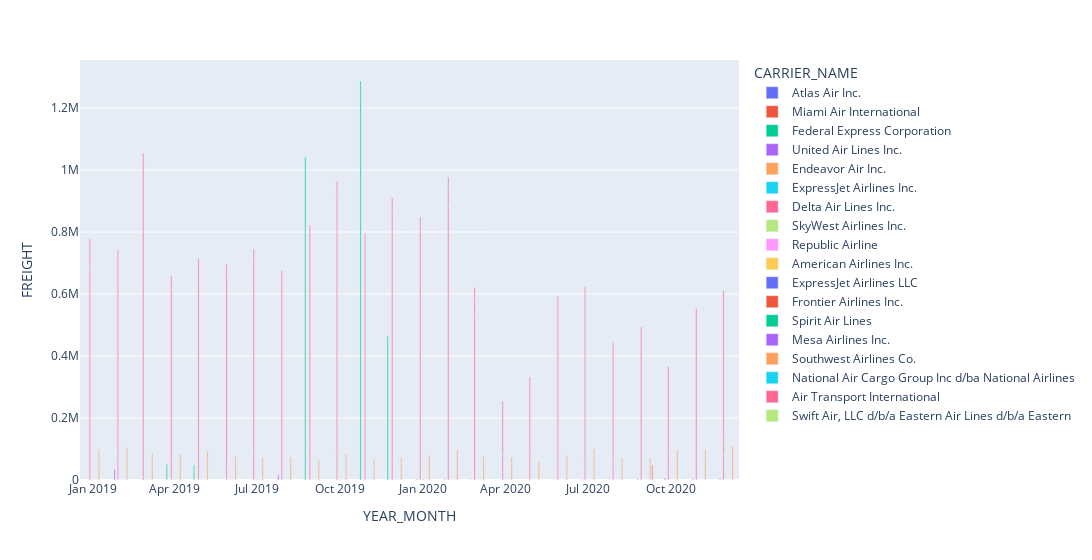

The code cell stored with this chart in its notebook:
### Code cell
import plotly.express as px
fig = px.bar(combine_Data, x="YEAR_MONTH", y="FREIGHT",
             color='CARRIER_NAME', barmode='group', width= 1100)
fig.show()

### Figure 1 — Plotly figure (JSON) as saved in the notebook; plotly's stock layout.template omitted (floating-point values rounded to 4 significant figures)
{"data": [{"alignmentgroup": "True", "hovertemplate": "CARRIER_NAME=Atlas Air Inc.<br>YEAR_MONTH=%{x}<br>FREIGHT=%{y}<extra></extra>", "legendgroup": "Atlas Air Inc.", "marker": {"color": "#636efa"}, "name": "Atlas Air Inc.", "offsetgroup": "Atlas Air Inc.", "orientation": "v", "showlegend": true, "textposition": "auto", "type": "bar", "x": ["2019-11-01T00:00:00"], "xaxis": "x", "y": [0], "yaxis": "y"}, {"alignmentgroup": "True", "hovertemplate": "CARRIER_NAME=Miami Air International<br>YEAR_MONTH=%{x}<br>FREIGHT=%{y}<extra></extra>", "legendgroup": "Miami Air International", "marker": {"color": "#EF553B"}, "name": "Miami Air International", "offsetgroup": "Miami Air International", "orientation": "v", "showlegend": true, "textposition": "auto", "type": "bar", "x": ["2019-12-01T00:00:00", "2019-11-01T00:00:00"], "xaxis": "x", "y": [0, 0], "yaxis": "y"}, {"alignmentgroup": "True", "hovertemplate": "CARRIER_NAME=Federal Express Corporation<br>YEAR_MONTH=%{x}<br>FREIGHT=%{y}<extra></extra>", "legendgroup": "Federal Express Corporation", "marker": {"color": "#00cc96"}, "name": "Federal Express Corporation", "offsetgroup": "Federal Express Corporation", "orientation": "v", "showlegend": true, "textposition": "auto", "type": "bar", "x": ["2019-04-01T00:00:00", "2019-11-01T00:00:00", "2019-12-01T00:00:00", "2019-09-01T00:00:00", "2019-05-01T00:00:00"], "xaxis": "x", "y": [49782, 1287407, 463720, 1041367, 48785], "yaxis": "y"}, {"alignmentgroup": "True", "hovertemplate": "CARRIER_NAME=United Air Lines Inc.<br>YEAR_MONTH=%{x}<br>FREIGHT=%{y}<extra></extra>", "legendgroup": "United Air Lines Inc.", "marker": {"color": "#ab63fa"}, "name": "United Air Lines Inc.", "offsetgroup": "United Air Lines Inc.", "orientation": "v", "showlegend": true, "textposition": "auto", "type": "bar", "x": ["2019-07-01T00:00:00", "2019-01-01T00:00:00", "2019-09-01T00:00:00", "2019-03-01T00:00:00", "2019-10-01T00:00:00", "2019-11-01T00:00:00", "2019-08-01T00:00:00", "2019-06-01T00:00:00", "2019-01-01T00:00:00", "2019-10-01T00:00:00", "2019-02-01T00:00:00", "2019-02-01T00:00:00", "2019-02-01T00:00:00", "2019-11-01T00:00:00", "2019-12-01T00:00:00", "2020-01-01T00:00:00", "2020-06-01T00:00:00", "2020-03-01T00:00:00", "2020-07-01T00:00:00", "2020-08-01T00:00:00", "2020-01-01T00:00:00", "2020-02-01T00:00:00", "2020-09-01T00:00:00", "2020-11-01T00:00:00", "2020-12-01T00:00:00", "2020-10-01T00:00:00"], "xaxis": "x", "y": [0, 0, 0, 0, 0, 0, 16823, 0, 0, 2, 34840, 85, 608, 1980, 1644, 0, 398, 976, 1215, 1563, 2095, 2162, 3593, 3843, 3834, 5414], "yaxis": "y"}, {"alignmentgroup": "True", "hovertemplate": "CARRIER_NAME=Endeavor Air Inc.<br>YEAR_MONTH=%{x}<br>FREIGHT=%{y}<extra></extra>", "legendgroup": "Endeavor Air Inc.", "marker": {"color": "#FFA15A"}, "name": "Endeavor Air Inc.", "offsetgroup": "Endeavor Air Inc.", "orientation": "v", "showlegend": true, "textposition": "auto", "type": "bar", "x": ["2019-06-01T00:00:00", "2020-11-01T00:00:00", "2020-12-01T00:00:00"], "xaxis": "x", "y": [0, 0, 0], "yaxis": "y"}, {"alignmentgroup": "True", "hovertemplate": "CARRIER_NAME=ExpressJet Airlines Inc.<br>YEAR_MONTH=%{x}<br>FREIGHT=%{y}<extra></extra>", "legendgroup": "ExpressJet Airlines Inc.", "marker": {"color": "#19d3f3"}, "name": "ExpressJet Airlines Inc.", "offsetgroup": "ExpressJet Airlines Inc.", "orientation": "v", "showlegend": true, "textposition": "auto", "type": "bar", "x": ["2019-02-01T00:00:00", "2019-01-01T00:00:00"], "xaxis": "x", "y": [0, 0], "yaxis": "y"}, {"alignmentgroup": "True", "hovertemplate": "CARRIER_NAME=Delta Air Lines Inc.<br>YEAR_MONTH=%{x}<br>FREIGHT=%{y}<extra></extra>", "legendgroup": "Delta Air Lines Inc.", "marker": {"color": "#FF6692"}, "name": "Delta Air Lines Inc.", "offsetgroup": "Delta Air Lines Inc.", "orientation": "v", "showlegend": true, "textposition": "auto", "type": "bar", "x": ["2019-01-01T00:00:00", "2019-02-01T00:00:00", "2019-02-01T00:00:00", "2019-10-01T00:00:00", "2019-02-01T00:00:00", "2019-01-01T00:00:00", "2019-09-01T00:00:00", "2019-03-01T00:00:00", "2019-11-01T00:00:00", "2019-04-01T00:00:00", "2019-10-01T00:00:00", "2019-12-01T00:00:00", "2019-08-01T00:00:00", "2019-07-01T00:00:00", "2019-05-01T00:00:00", "2019-06-01T00:00:00", "2019-02-01T00:00:00", "2019-01-01T00:00:00", "2019-09-01T00:00:00", "2019-11-01T00:00:00", "2019-12-01T00:00:00", "2019-10-01T00:00:00", "2019-03-01T00:00:00", "2019-04-01T00:00:00", "2019-05-01T00:00:00", "2019-06-01T00:00:00", "2019-08-01T00:00:00", "2019-07-01T00:00:00", "2019-02-01T00:00:00", "2019-02-01T00:00:00", "2019-01-01T00:00:00", "2019-02-01T00:00:00", "2019-03-01T00:00:00", "2019-04-01T00:00:00", "2019-05-01T00:00:00", "2019-06-01T00:00:00", "2019-07-01T00:00:00", "2019-08-01T00:00:00", "2019-11-01T00:00:00", "2019-09-01T00:00:00", "2019-03-01T00:00:00", "2019-04-01T00:00:00", "2019-09-01T00:00:00", "2019-10-01T00:00:00", "2019-10-01T00:00:00", "2019-11-01T00:00:00", "2019-07-01T00:00:00", "2019-06-01T00:00:00", "2019-05-01T00:00:00", "2019-08-01T00:00:00", "2019-12-01T00:00:00", "2019-12-01T00:00:00", "2020-01-01T00:00:00", "2020-10-01T00:00:00", "2020-02-01T00:00:00", "2020-04-01T00:00:00", "2020-12-01T00:00:00", "2020-04-01T00:00:00", "2020-05-01T00:00:00", "2020-06-01T00:00:00", "2020-05-01T00:00:00", "2020-07-01T00:00:00", "2020-04-01T00:00:00", "2020-06-01T00:00:00", "2020-07-01T00:00:00", "2020-08-01T00:00:00", "2020-05-01T00:00:00", "2020-03-01T00:00:00", "2020-09-01T00:00:00", "2020-11-01T00:00:00", "2020-08-01T00:00:00", "2020-03-01T00:00:00", "2020-10-01T00:00:00", "2020-09-01T00:00:00", "2020-10-01T00:00:00", "2020-11-01T00:00:00", "2020-04-01T00:00:00", "2020-06-01T00:00:00", "2020-12-01T00:00:00", "2020-03-01T00:00:00", "2020-02-01T00:00:00", "2020-07-01T00:00:00", "2020-11-01T00:00:00", "2020-01-01T00:00:00", "2020-04-01T00:00:00", "2020-12-01T00:00:00", "2020-08-01T00:00:00", "2020-10-01T00:00:00", "2020-09-01T00:00:00", "2020-05-01T00:00:00", "2020-03-01T00:00:00", "2020-02-01T00:00:00", "2020-01-01T00:00:00", "2020-06-01T00:00:00", "2020-07-01T00:00:00", "2020-08-01T00:00:00", "2020-09-01T00:00:00", "2020-10-01T00:00:00", "2020-11-01T00:00:00", "2020-12-01T00:00:00", "2020-02-01T00:00:00", "2020-01-01T00:00:00", "2020-12-01T00:00:00"], "xaxis": "x", "y": [678805, 0, 0, 0, 8700, 7367, 15, 8615, 0, 5444, 0, 0, 0, 0, 4275, 4204, 43378, 49260, 67865, 62893, 55340, 79214, 65128, 62778, 65776, 46980, 60194, 89160, 40286, 0, 43905, 650155, 938014, 551182, 601162, 611265, 622826, 584309, 41497, 37752, 42292, 39069, 717062, 838368, 46481, 692838, 33517, 33371, 42699, 32638, 815399, 41135, 749453, 0, 882911, 0, 0, 24166, 0, 0, 25675, 0, 55049, 26100, 28079, 0, 75366, 537254, 46, 0, 31284, 0, 0, 38565, 46934, 62511, 8203, 43849, 80361, 47538, 0, 39525, 32837, 0, 167779, 38113, 36521, 44081, 32531, 231676, 34947, 54915, 55240, 522987, 554734, 374902, 422375, 274986, 458259, 19000, 38826, 43598, 472454], "yaxis": "y"}, {"alignmentgroup": "True", "hovertemplate": "CARRIER_NAME=SkyWest Airlines Inc.<br>YEAR_MONTH=%{x}<br>FREIGHT=%{y}<extra></extra>", "legendgroup": "SkyWest Airlines Inc.", "marker": {"color": "#B6E880"}, "name": "SkyWest Airlines Inc.", "offsetgroup": "SkyWest Airlines Inc.", "orientation": "v", "showlegend": true, "textposition": "auto", "type": "bar", "x": ["2019-01-01T00:00:00", "2019-04-01T00:00:00", "2019-08-01T00:00:00", "2019-10-01T00:00:00", "2019-12-01T00:00:00", "2019-06-01T00:00:00", "2019-05-01T00:00:00", "2019-09-01T00:00:00", "2019-11-01T00:00:00", "2020-04-01T00:00:00", "2020-01-01T00:00:00", "2020-03-01T00:00:00", "2020-02-01T00:00:00", "2020-07-01T00:00:00", "2020-08-01T00:00:00", "2020-06-01T00:00:00", "2020-09-01T00:00:00", "2020-11-01T00:00:00", "2020-10-01T00:00:00", "2020-12-01T00:00:00"], "xaxis": "x", "y": [0, 0, 0, 0, 0, 0, 0, 0, 0, 0, 0, 0, 0, 0, 0, 0, 0, 0, 0, 0], "yaxis": "y"}, {"alignmentgroup": "True", "hovertemplate": "CARRIER_NAME=Republic Airline<br>YEAR_MONTH=%{x}<br>FREIGHT=%{y}<extra></extra>", "legendgroup": "Republic Airline", "marker": {"color": "#FF97FF"}, "name": "Republic Airline", "offsetgroup": "Republic Airline", "orientation": "v", "showlegend": true, "textposition": "auto", "type": "bar", "x": ["2019-11-01T00:00:00", "2019-09-01T00:00:00", "2019-10-01T00:00:00", "2019-12-01T00:00:00", "2019-05-01T00:00:00", "2019-08-01T00:00:00", "2019-02-01T00:00:00", "2019-07-01T00:00:00", "2019-01-01T00:00:00", "2019-11-01T00:00:00", "2019-09-01T00:00:00", "2019-06-01T00:00:00", "2019-10-01T00:00:00", "2019-07-01T00:00:00", "2019-12-01T00:00:00", "2019-04-01T00:00:00", "2019-03-01T00:00:00", "2019-08-01T00:00:00", "2019-06-01T00:00:00", "2019-05-01T00:00:00", "2019-02-01T00:00:00", "2019-01-01T00:00:00", "2019-03-01T00:00:00", "2019-04-01T00:00:00", "2020-04-01T00:00:00", "2020-03-01T00:00:00", "2020-01-01T00:00:00", "2020-03-01T00:00:00", "2020-01-01T00:00:00", "2020-02-01T00:00:00"], "xaxis": "x", "y": [0, 0, 0, 0, 0, 0, 0, 0, 0, 0, 0, 0, 0, 0, 0, 0, 0, 0, 0, 0, 0, 0, 0, 0, 0, 0, 0, 0, 0, 0], "yaxis": "y"}, {"alignmentgroup": "True", "hovertemplate": "CARRIER_NAME=American Airlines Inc.<br>YEAR_MONTH=%{x}<br>FREIGHT=%{y}<extra></extra>", "legendgroup": "American Airlines Inc.", "marker": {"color": "#FECB52"}, "name": "American Airlines Inc.", "offsetgroup": "American Airlines Inc.", "orientation": "v", "showlegend": true, "textposition": "auto", "type": "bar", "x": ["2019-04-01T00:00:00", "2019-02-01T00:00:00", "2019-02-01T00:00:00", "2019-01-01T00:00:00", "2019-11-01T00:00:00", "2019-03-01T00:00:00", "2019-04-01T00:00:00", "2019-07-01T00:00:00", "2019-12-01T00:00:00", "2019-10-01T00:00:00", "2019-09-01T00:00:00", "2019-06-01T00:00:00", "2019-08-01T00:00:00", "2019-05-01T00:00:00", "2019-04-01T00:00:00", "2019-08-01T00:00:00", "2019-09-01T00:00:00", "2019-02-01T00:00:00", "2019-01-01T00:00:00", "2019-03-01T00:00:00", "2019-11-01T00:00:00", "2019-07-01T00:00:00", "2019-05-01T00:00:00", "2019-06-01T00:00:00", "2019-10-01T00:00:00", "2019-12-01T00:00:00", "2020-04-01T00:00:00", "2020-12-01T00:00:00", "2020-04-01T00:00:00", "2020-03-01T00:00:00", "2020-01-01T00:00:00", "2020-02-01T00:00:00", "2020-03-01T00:00:00", "2020-02-01T00:00:00", "2020-01-01T00:00:00"], "xaxis": "x", "y": [133, 0, 5, 2, 0, 22, 1, 15, 251, 32, 22, 31, 6, 25, 956, 952, 1494, 506, 3574, 1418, 1069, 4148, 1485, 946, 4649, 3145, 0, 0, 309, 434, 620, 3, 434, 1423, 3208], "yaxis": "y"}, {"alignmentgroup": "True", "hovertemplate": "CARRIER_NAME=ExpressJet Airlines LLC<br>YEAR_MONTH=%{x}<br>FREIGHT=%{y}<extra></extra>", "legendgroup": "ExpressJet Airlines LLC", "marker": {"color": "#636efa"}, "name": "ExpressJet Airlines LLC", "offsetgroup": "ExpressJet Airlines LLC", "orientation": "v", "showlegend": true, "textposition": "auto", "type": "bar", "x": ["2019-11-01T00:00:00", "2019-12-01T00:00:00", "2019-09-01T00:00:00", "2019-10-01T00:00:00", "2019-06-01T00:00:00", "2019-08-01T00:00:00", "2019-07-01T00:00:00", "2020-05-01T00:00:00", "2020-04-01T00:00:00", "2020-03-01T00:00:00", "2020-02-01T00:00:00", "2020-01-01T00:00:00"], "xaxis": "x", "y": [0, 0, 0, 0, 0, 0, 0, 0, 0, 0, 0, 0], "yaxis": "y"}, {"alignmentgroup": "True", "hovertemplate": "CARRIER_NAME=Frontier Airlines Inc.<br>YEAR_MONTH=%{x}<br>FREIGHT=%{y}<extra></extra>", "legendgroup": "Frontier Airlines Inc.", "marker": {"color": "#EF553B"}, "name": "Frontier Airlines Inc.", "offsetgroup": "Frontier Airlines Inc.", "orientation": "v", "showlegend": true, "textposition": "auto", "type": "bar", "x": ["2019-02-01T00:00:00", "2019-11-01T00:00:00", "2019-04-01T00:00:00", "2019-09-01T00:00:00", "2019-10-01T00:00:00", "2019-01-01T00:00:00", "2019-07-01T00:00:00", "2019-03-01T00:00:00", "2019-08-01T00:00:00", "2019-05-01T00:00:00", "2019-06-01T00:00:00", "2019-12-01T00:00:00", "2019-01-01T00:00:00", "2019-10-01T00:00:00", "2019-03-01T00:00:00", "2019-02-01T00:00:00", "2019-09-01T00:00:00", "2019-04-01T00:00:00", "2019-11-01T00:00:00", "2019-08-01T00:00:00", "2019-05-01T00:00:00", "2019-06-01T00:00:00", "2019-07-01T00:00:00", "2019-12-01T00:00:00", "2020-06-01T00:00:00", "2020-03-01T00:00:00", "2020-08-01T00:00:00", "2020-02-01T00:00:00", "2020-01-01T00:00:00", "2020-09-01T00:00:00", "2020-03-01T00:00:00", "2020-10-01T00:00:00", "2020-07-01T00:00:00", "2020-11-01T00:00:00", "2020-12-01T00:00:00", "2020-02-01T00:00:00", "2020-01-01T00:00:00"], "xaxis": "x", "y": [0, 0, 0, 0, 0, 0, 0, 0, 0, 0, 0, 0, 0, 0, 0, 0, 0, 0, 0, 0, 0, 0, 0, 0, 0, 0, 0, 0, 0, 0, 0, 0, 0, 0, 0, 0, 0], "yaxis": "y"}, {"alignmentgroup": "True", "hovertemplate": "CARRIER_NAME=Spirit Air Lines<br>YEAR_MONTH=%{x}<br>FREIGHT=%{y}<extra></extra>", "legendgroup": "Spirit Air Lines", "marker": {"color": "#00cc96"}, "name": "Spirit Air Lines", "offsetgroup": "Spirit Air Lines", "orientation": "v", "showlegend": true, "textposition": "auto", "type": "bar", "x": ["2019-01-01T00:00:00", "2019-02-01T00:00:00", "2019-04-01T00:00:00", "2019-03-01T00:00:00", "2019-12-01T00:00:00", "2019-07-01T00:00:00", "2019-08-01T00:00:00", "2019-06-01T00:00:00", "2019-09-01T00:00:00", "2019-11-01T00:00:00", "2019-05-01T00:00:00", "2019-02-01T00:00:00", "2019-10-01T00:00:00", "2019-01-01T00:00:00", "2019-12-01T00:00:00", "2019-09-01T00:00:00", "2019-11-01T00:00:00", "2019-10-01T00:00:00", "2019-07-01T00:00:00", "2019-06-01T00:00:00", "2019-08-01T00:00:00", "2019-04-01T00:00:00", "2019-05-01T00:00:00", "2019-03-01T00:00:00", "2020-04-01T00:00:00", "2020-04-01T00:00:00", "2020-06-01T00:00:00", "2020-03-01T00:00:00", "2020-02-01T00:00:00", "2020-01-01T00:00:00", "2020-03-01T00:00:00", "2020-09-01T00:00:00", "2020-06-01T00:00:00", "2020-10-01T00:00:00", "2020-12-01T00:00:00", "2020-07-01T00:00:00", "2020-02-01T00:00:00", "2020-08-01T00:00:00", "2020-01-01T00:00:00", "2020-11-01T00:00:00", "2020-09-01T00:00:00", "2020-08-01T00:00:00", "2020-12-01T00:00:00", "2020-07-01T00:00:00", "2020-10-01T00:00:00", "2020-11-01T00:00:00"], "xaxis": "x", "y": [0, 0, 0, 0, 0, 0, 0, 0, 0, 0, 0, 0, 0, 0, 0, 0, 0, 0, 0, 0, 0, 0, 0, 0, 0, 0, 0, 0, 0, 0, 0, 0, 0, 0, 0, 0, 0, 0, 0, 0, 0, 0, 0, 0, 0, 0], "yaxis": "y"}, {"alignmentgroup": "True", "hovertemplate": "CARRIER_NAME=Mesa Airlines Inc.<br>YEAR_MONTH=%{x}<br>FREIGHT=%{y}<extra></extra>", "legendgroup": "Mesa Airlines Inc.", "marker": {"color": "#ab63fa"}, "name": "Mesa Airlines Inc.", "offsetgroup": "Mesa Airlines Inc.", "orientation": "v", "showlegend": true, "textposition": "auto", "type": "bar", "x": ["2019-07-01T00:00:00", "2019-06-01T00:00:00", "2019-08-01T00:00:00", "2019-02-01T00:00:00", "2019-11-01T00:00:00", "2019-12-01T00:00:00", "2019-04-01T00:00:00", "2019-05-01T00:00:00", "2019-01-01T00:00:00", "2019-03-01T00:00:00", "2019-09-01T00:00:00", "2019-10-01T00:00:00", "2020-04-01T00:00:00", "2020-12-01T00:00:00", "2020-10-01T00:00:00", "2020-08-01T00:00:00", "2020-06-01T00:00:00", "2020-07-01T00:00:00", "2020-11-01T00:00:00", "2020-09-01T00:00:00", "2020-05-01T00:00:00", "2020-03-01T00:00:00", "2020-01-01T00:00:00", "2020-02-01T00:00:00"], "xaxis": "x", "y": [0, 0, 0, 0, 0, 0, 0, 0, 0, 0, 0, 0, 0, 0, 0, 0, 0, 0, 0, 0, 0, 0, 0, 0], "yaxis": "y"}, {"alignmentgroup": "True", "hovertemplate": "CARRIER_NAME=Southwest Airlines Co.<br>YEAR_MONTH=%{x}<br>FREIGHT=%{y}<extra></extra>", "legendgroup": "Southwest Airlines Co.", "marker": {"color": "#FFA15A"}, "name": "Southwest Airlines Co.", "offsetgroup": "Southwest Airlines Co.", "orientation": "v", "showlegend": true, "textposition": "auto", "type": "bar", "x": ["2019-09-01T00:00:00", "2019-11-01T00:00:00", "2019-08-01T00:00:00", "2019-10-01T00:00:00", "2019-12-01T00:00:00", "2019-02-01T00:00:00", "2019-01-01T00:00:00", "2019-05-01T00:00:00", "2019-06-01T00:00:00", "2019-04-01T00:00:00", "2019-07-01T00:00:00", "2019-03-01T00:00:00", "2019-02-01T00:00:00", "2019-01-01T00:00:00", "2019-11-01T00:00:00", "2019-10-01T00:00:00", "2019-02-01T00:00:00", "2019-09-01T00:00:00", "2019-04-01T00:00:00", "2019-09-01T00:00:00", "2019-01-01T00:00:00", "2019-03-01T00:00:00", "2019-06-01T00:00:00", "2019-08-01T00:00:00", "2019-04-01T00:00:00", "2019-07-01T00:00:00", "2019-05-01T00:00:00", "2019-12-01T00:00:00", "2019-06-01T00:00:00", "2019-11-01T00:00:00", "2019-05-01T00:00:00", "2019-03-01T00:00:00", "2019-08-01T00:00:00", "2019-07-01T00:00:00", "2019-12-01T00:00:00", "2019-10-01T00:00:00", "2020-12-01T00:00:00", "2020-11-01T00:00:00", "2020-05-01T00:00:00", "2020-10-01T00:00:00", "2020-04-01T00:00:00", "2020-04-01T00:00:00", "2020-09-01T00:00:00", "2020-04-01T00:00:00", "2020-05-01T00:00:00", "2020-08-01T00:00:00", "2020-05-01T00:00:00", "2020-08-01T00:00:00", "2020-11-01T00:00:00", "2020-03-01T00:00:00", "2020-07-01T00:00:00", "2020-06-01T00:00:00", "2020-09-01T00:00:00", "2020-06-01T00:00:00", "2020-10-01T00:00:00", "2020-12-01T00:00:00", "2020-07-01T00:00:00", "2020-08-01T00:00:00", "2020-03-01T00:00:00", "2020-02-01T00:00:00", "2020-01-01T00:00:00", "2020-06-01T00:00:00", "2020-07-01T00:00:00", "2020-03-01T00:00:00", "2020-09-01T00:00:00", "2020-10-01T00:00:00", "2020-11-01T00:00:00", "2020-02-01T00:00:00", "2020-01-01T00:00:00", "2020-12-01T00:00:00", "2020-02-01T00:00:00", "2020-01-01T00:00:00"], "xaxis": "x", "y": [27025, 24864, 25839, 34378, 25393, 37546, 39846, 38864, 37331, 29025, 31114, 30088, 24614, 23374, 24523, 18585, 42275, 23704, 23501, 14805, 34992, 23717, 21979, 24851, 31661, 18599, 29288, 26765, 18006, 18331, 24994, 32501, 23703, 22625, 22449, 30227, 0, 2569, 5587, 3793, 16364, 36257, 4668, 20674, 28834, 24489, 23439, 31772, 61936, 28492, 30253, 32893, 44056, 25023, 69216, 61791, 51542, 16573, 30909, 40291, 30636, 21854, 17882, 18360, 22194, 22372, 34765, 28422, 31586, 46017, 27054, 15865], "yaxis": "y"}, {"alignmentgroup": "True", "hovertemplate": "CARRIER_NAME=National Air Cargo Group Inc d/ba National Airlines<br>YEAR_MONTH=%{x}<br>FREIGHT=%{y}<extra></extra>", "legendgroup": "National Air Cargo Group Inc d/ba National Airlines", "marker": {"color": "#19d3f3"}, "name": "National Air Cargo Group Inc d/ba National Airlines", "offsetgroup": "National Air Cargo Group Inc d/ba National Airlines", "orientation": "v", "showlegend": true, "textposition": "auto", "type": "bar", "x": ["2020-03-01T00:00:00"], "xaxis": "x", "y": [0], "yaxis": "y"}, {"alignmentgroup": "True", "hovertemplate": "CARRIER_NAME=Air Transport International<br>YEAR_MONTH=%{x}<br>FREIGHT=%{y}<extra></extra>", "legendgroup": "Air Transport International", "marker": {"color": "#FF6692"}, "name": "Air Transport International", "offsetgroup": "Air Transport International", "orientation": "v", "showlegend": true, "textposition": "auto", "type": "bar", "x": ["2020-09-01T00:00:00"], "xaxis": "x", "y": [47891], "yaxis": "y"}, {"alignmentgroup": "True", "hovertemplate": "CARRIER_NAME=Swift Air, LLC d/b/a Eastern Air Lines d/b/a Eastern<br>YEAR_MONTH=%{x}<br>FREIGHT=%{y}<extra></extra>", "legendgroup": "Swift Air, LLC d/b/a Eastern Air Lines d/b/a Eastern", "marker": {"color": "#B6E880"}, "name": "Swift Air, LLC d/b/a Eastern Air Lines d/b/a Eastern", "offsetgroup": "Swift Air, LLC d/b/a Eastern Air Lines d/b/a Eastern", "orientation": "v", "showlegend": true, "textposition": "auto", "type": "bar", "x": ["2020-09-01T00:00:00"], "xaxis": "x", "y": [0], "yaxis": "y"}], "layout": {"barmode": "group", "legend": {"title": {"text": "CARRIER_NAME"}, "tracegroupgap": 0}, "margin": {"t": 60}, "width": 1100, "xaxis": {"anchor": "y", "domain": [0, 1], "title": {"text": "YEAR_MONTH"}}, "yaxis": {"anchor": "x", "domain": [0, 1], "title": {"text": "FREIGHT"}}}}
